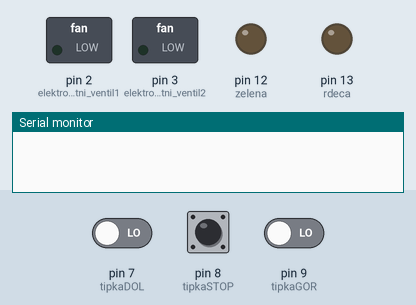
Bench run of a sketch on a simulated Arduino Uno, built with avr-gcc and run on an emulated ATmega328P. Shown: switched loads named in the sketch (green lamp = pin HIGH), output pins drawn as LEDs (lit = HIGH), the last lines printed to the serial monitor. Dashed ring = blinking. The test bench sets the inputs (shaded band); at power-on: pin 9 (tipkaGOR) LOW, pin 7 (tipkaDOL) LOW, pin 8 (tipkaSTOP) LOW.

Above: at 1.2 s.
1.3 s: pin 9 (tipkaGOR) driven HIGH
At 2.1 s:
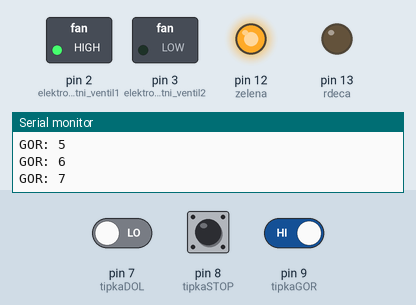
4.3 s: pin 7 (tipkaDOL) driven HIGH
At 4.55 s:
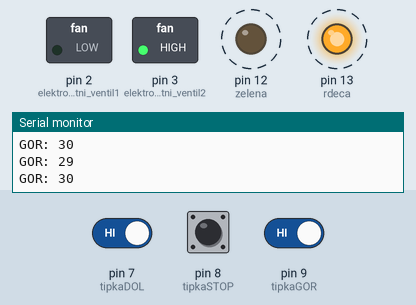
7.3 s: pin 9 (tipkaGOR) driven LOW
At 8.3 s:
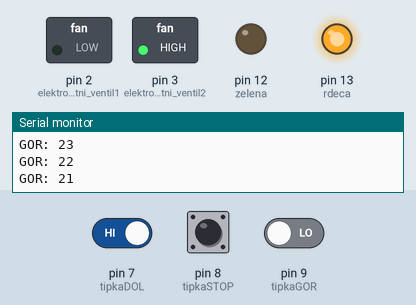
10.3 s: pin 8 (tipkaSTOP) pulled HIGH for 3.2 s
At 14.7 s:
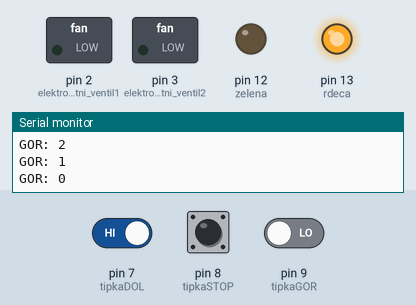
15.0 s: pin 7 (tipkaDOL) driven LOW and pin 9 (tipkaGOR) driven HIGH
At 18.6 s:
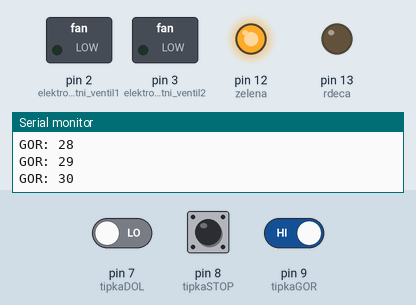
Timing chart, 0 to 20.1 s (numbered marks = the images above; inputs shaded):
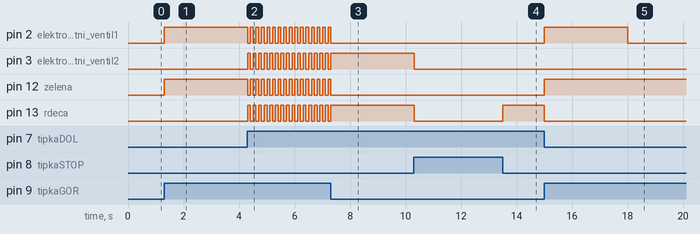

Measured:
- after the input at 1.3 s, pin 2 (elektromagnetni_ventil1), pin 12 (zelena): LOW → HIGH at once
- after the input at 4.3 s, pin 3 (elektromagnetni_ventil2), pin 12 (zelena), pin 13 (rdeca): alternates HIGH for 0.10 s and LOW for 0.10 s, starting at once
- after the input at 7.3 s, pin 2 (elektromagnetni_ventil1), pin 12 (zelena): goes on until 7.3 s, then stays LOW; pin 3 (elektromagnetni_ventil2), pin 13 (rdeca): goes on until 7.3 s, then stays HIGH
- after the input at 10.3 s, pin 13 (rdeca): HIGH → LOW at once, → HIGH 3.2 s later
- after the input at 15.0 s, pin 2 (elektromagnetni_ventil1): LOW → HIGH at once, → LOW 3.0 s later; pin 12 (zelena): LOW → HIGH at once; pin 13 (rdeca): HIGH → LOW at once

The sketch:

Koda.ino
```cpp
int rdeca = 13;
int zelena = 12;
int tipkaGOR = 9;
int tipkaSTOP=8;
int tipkaDOL=7;
int elektromagnetni_ventil1 = 2;
int elektromagnetni_ventil2 = 3;
int vrednost = 0;
bool GOR = false;
bool DOL = false;
bool stop = true;

void setup() {
  Serial.begin(9600);
  pinMode(rdeca, OUTPUT);
  pinMode(zelena, OUTPUT);
  pinMode(elektromagnetni_ventil1, OUTPUT);
  pinMode(elektromagnetni_ventil2, OUTPUT);
  pinMode(tipkaGOR, INPUT);
  pinMode(tipkaSTOP, INPUT);
  pinMode(tipkaDOL, INPUT);
}

void loop() {

  if(digitalRead(tipkaGOR) == HIGH){
    stop = true;
  }
  if(digitalRead(tipkaDOL) == HIGH){
    stop = true;
  }
  if(digitalRead(tipkaSTOP) == HIGH){
    stop = false;
    digitalWrite(elektromagnetni_ventil2, LOW);
    digitalWrite(elektromagnetni_ventil1, LOW);
    digitalWrite(zelena, LOW);
    digitalWrite(rdeca, LOW);
  }

  if(stop == true && digitalRead(tipkaGOR) == HIGH || GOR == true){
    DOL = false;
    GOR = true;
    digitalWrite(elektromagnetni_ventil2, LOW);
    digitalWrite(rdeca, LOW);
    digitalWrite(zelena, HIGH);
    if(stop == false){
      digitalWrite(elektromagnetni_ventil2, LOW);
      digitalWrite(elektromagnetni_ventil1, LOW);
      digitalWrite(zelena, LOW);
      digitalWrite(rdeca, LOW);
      DOL = false;
      GOR = false;
    }
    else if(vrednost < 30 && stop == true){
        digitalWrite(elektromagnetni_ventil1, HIGH);
        delay(100);
        vrednost++;
        Serial.print("GOR: ");
        Serial.println(vrednost);
    }
    else{
      digitalWrite(elektromagnetni_ventil1, LOW);
      GOR = false;
      DOL = false;
    }
  }
  if(stop == true && digitalRead(tipkaDOL) == HIGH || DOL == true){
    GOR = false;
    DOL = true;
    digitalWrite(elektromagnetni_ventil1, LOW);
    digitalWrite(zelena, LOW);
    digitalWrite(rdeca, HIGH);
    if(stop == false){
      digitalWrite(elektromagnetni_ventil2, LOW);
      digitalWrite(elektromagnetni_ventil1, LOW);
      digitalWrite(zelena, LOW);
      digitalWrite(rdeca, LOW);
      DOL = false;
      GOR = false;
    }
    else if(vrednost > 0 && stop == true){
      digitalWrite(elektromagnetni_ventil2,HIGH);
      delay(100);
      vrednost--;
      Serial.print("GOR: ");
      Serial.println(vrednost);
    }
    else{
      digitalWrite(elektromagnetni_ventil2, LOW);
      DOL = false;
      GOR = false;
    }
  }
}
```
